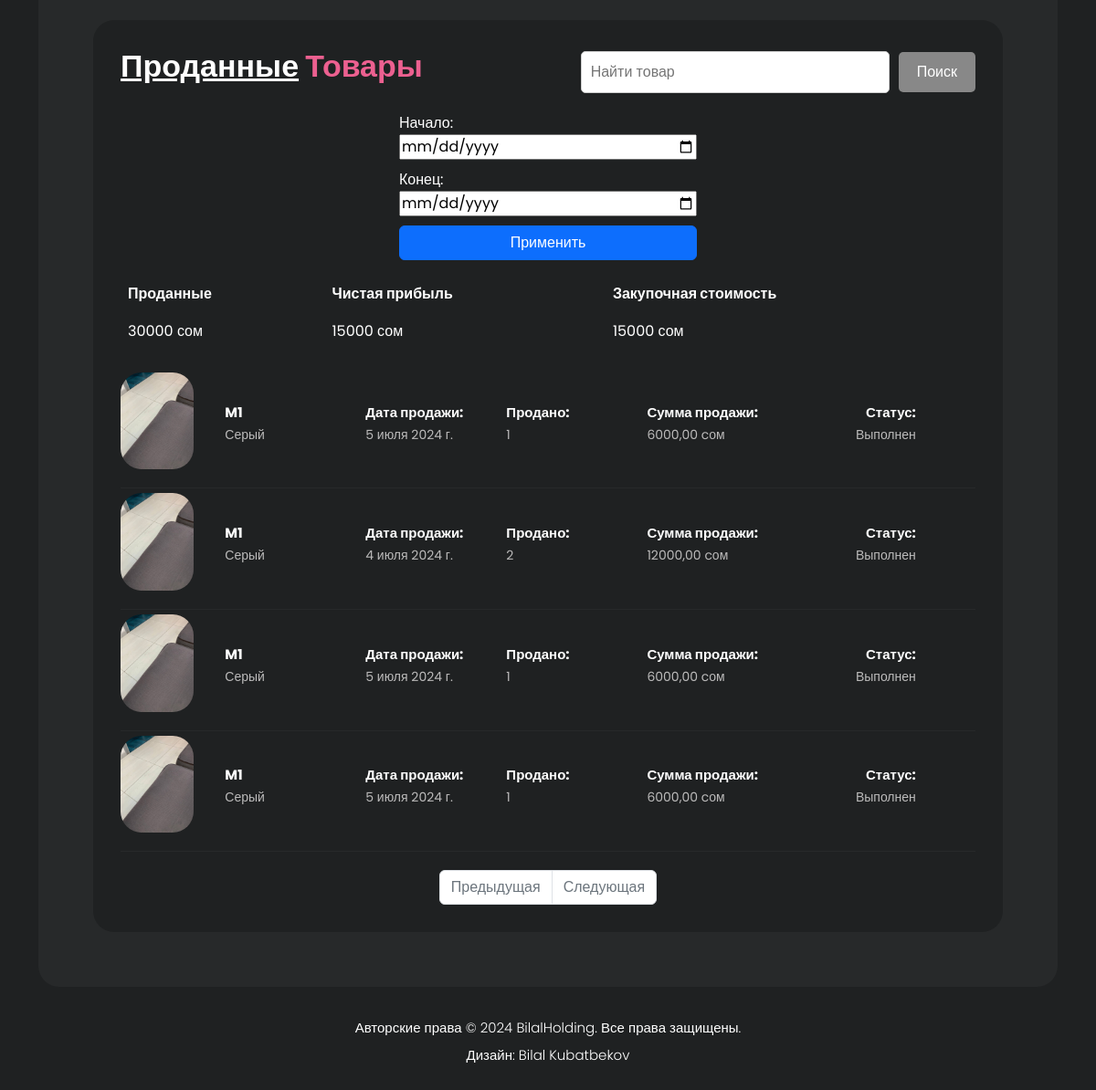
The page /product_report_list/ (signed in, lower part) on the database as committed earlier.
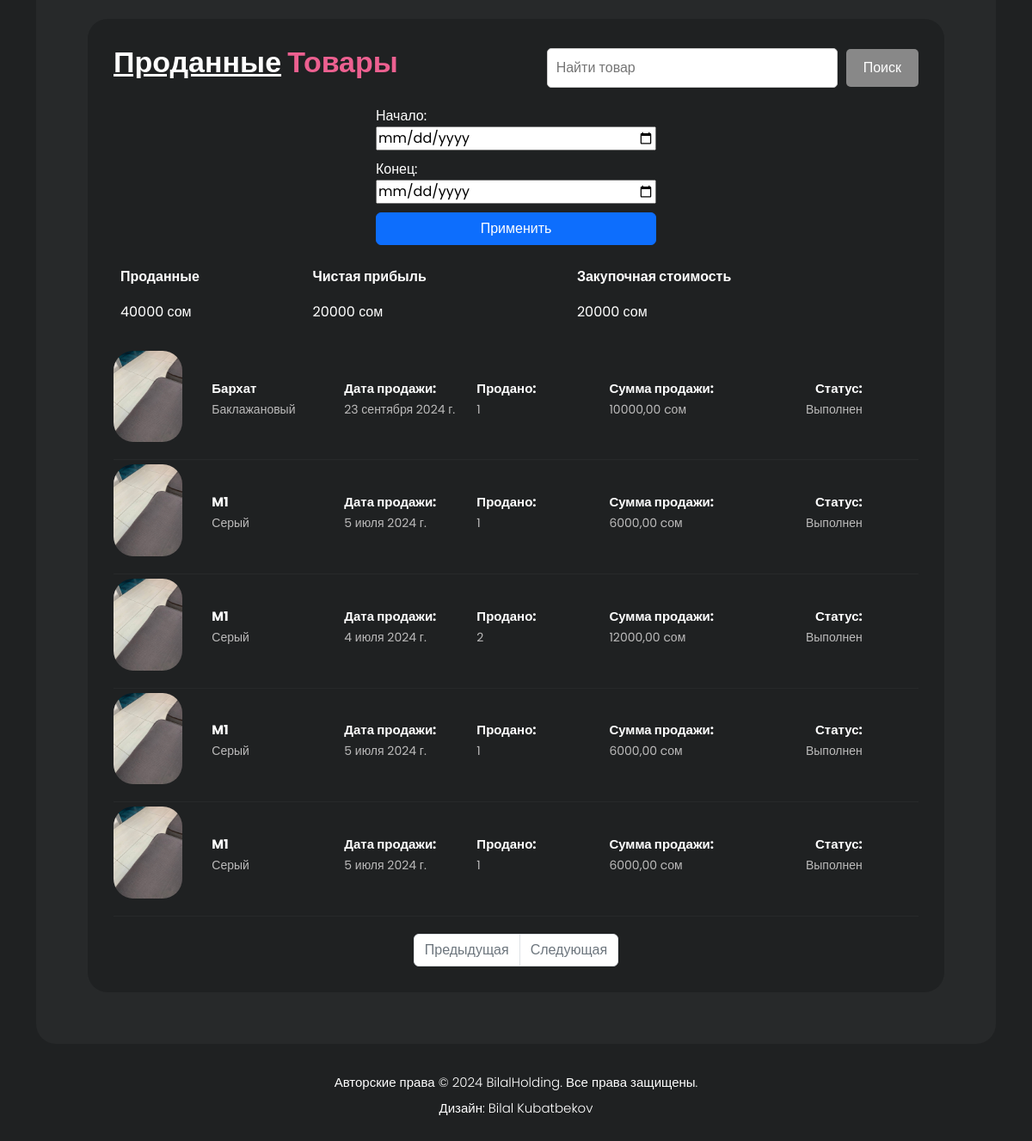
The same page on the database as committed later.
### product/models.py (models this page shows, shortened)
class SoldProduct(models.Model):
    product = models.ForeignKey(
        Product,
        on_delete=models.PROTECT,
        verbose_name='Товар'
    )
    quantity = models.PositiveSmallIntegerField(
        verbose_name='Количество проданного товара'
    )
    total_price = models.DecimalField(
        max_digits=12,
        decimal_places=2,
        verbose_name='Сумма продажи'
    )
    sale_date = models.DateField(
        verbose_name='Дата продажи товара'
    )
    description = models.TextField(
        verbose_name='Описание товара',
        blank=True,
        null=True,
        help_text='Не обязательно'
    )
    created_date = models.DateField(
        auto_now_add=True,
        verbose_name='Дата создания объекта'
    )
    status = models.PositiveSmallIntegerField(
        choices=(
            (1, 'Выполнен'),
            (2, 'Отказано'),
            (3, 'В рассрочку'),
        ),
        default=1,
        verbose_name='Статус продажи'
    )
    class Meta:
        verbose_name = 'Проданный товар'
        verbose_name_plural = 'Проданные товары'

class Product(models.Model):
    title = models.CharField(
        max_length=223,
        verbose_name='Название товара'
    )
    color = models.CharField(
        max_length=223,
        verbose_name='Цвет товара'
    )
    image = models.ImageField(
        upload_to='media/product_cover',
        verbose_name='Фото товара',
        blank=True,
        null=True,
        default='media/product_cover/default_photo.jpeg'
    )
    description = models.TextField(
        verbose_name='Описание товара',
        blank=True,
        null=True,
        help_text='Не обязательно'
    )
    quantity = models.PositiveSmallIntegerField(
        verbose_name='Количество товара'
    )
    purchase_price = models.DecimalField(
        max_digits=12,
        decimal_places=2,
        default=0.00,
        verbose_name='Закупочная цена товара (в количестве 1-ой штуки)'
    )
    storage_location = models.ForeignKey(
        StorageLocation,
        on_delete=models.PROTECT,
        verbose_name='Место хранения товара'
    )
    sale_price = models.DecimalField(
        max_digits=12,
        decimal_places=2,
        default=0.00,
        verbose_name='Цена продажи товара (в количестве 1-ой штуки)'
    )
    delivery_date = models.DateField(
        verbose_name='Дата завоза товара'
    )
    created_date = models.DateField(
        auto_now_add=True,
        verbose_name='Дата создания объекта'
    )
    class Meta:
        verbose_name = 'Товар'
        verbose_name_plural = 'Товары'

### product/views.py (the view)
# urls.py: path('product_report_list/', views.product_report_list_view, name='report'),
@login_required(login_url='login')
def product_report_list_view(request):
    sold_products = SoldProduct.objects.all().order_by('-id')
    start_date = request.GET.get('start_date')
    end_date = request.GET.get('end_date', now().strftime('%Y-%m-%d'))
    if start_date:
        sold_products = sold_products.filter(sale_date__gte=start_date)
    if end_date:
        sold_products = sold_products.filter(sale_date__lte=end_date)
    total_sold_price = sold_products.aggregate(total=Sum('total_price'))['total']
    total_purchase_cost = sold_products.annotate(
        total_cost=F('product__purchase_price') * F('quantity')
    ).aggregate(total=Sum('total_cost'))['total']
    net_profit = total_sold_price - total_purchase_cost if total_sold_price and total_purchase_cost else 0
    context = {
        'sold_products': sold_products,
        'total_purchase_cost': total_purchase_cost,
        'total_sold_price': total_sold_price,
        'net_profit': net_profit,
        'request': request,  # Передаём объект запроса для доступа к параметрам GET
    }
    return render(
        request=request,
        template_name='product/report.html',
        context=context
    )

### product/templates/product/report.html (shortened to what the changed rows need)
{% extends 'base.html' %}
{% load static %}
{% block content %}
  <div class="container">
    <div class="row">
      <div class="col-lg-12">
        <div class="page-content">
          <div class="gaming-library">
            <div class="col-lg-12">
              <div class="heading-section">
                <table class="table table-borderless">
                  <thead>
                    <tr>
                      <th style="color: white;">Проданные</th>
                      <th style="color: white;">Чистая прибыль</th>
                      <th style="color: white;">Закупочная стоимость</th>
                    </tr>
                  </thead>
                  <tbody>
                    <tr>
                      <td style="color: white;">{{ total_sold_price }} сом</td>
                      <td style="color: white;">{{ net_profit }} сом</td>
                      <td style="color: white;">{{ total_purchase_cost }} сом</td>
                    </tr>
                  </tbody>
                </table>
              </div>
              <br>
              {% for sold_product in sold_products %}
              <a href="{% url 'sold_product_detail' sold_product.id %}">
                <div class="item">
                  <ul>
                    <li><img src="{{ sold_product.product.image.url }}" alt="" class="templatemo-item"></li>
                    <li><h4>{{ sold_product.product.title }}</h4><span>{{ sold_product.product.color }}</span></li>
                    <li><h4>Дата продажи:</h4><span>{{ sold_product.sale_date }}</span></li>
                    <li><h4>Продано:</h4><span>{{ sold_product.quantity }}</span></li>
                    <li><h4>Сумма продажи:</h4><span>{{ sold_product.total_price }} cом</span></li>
                    <li><h4>Статус:</h4><span>{{ sold_product.get_status_display }}</span></li>
                  </ul>
                </div>
              </a>
              {% endfor %}
            </div>
          </div>
        </div>
      </div>
    </div>
  </div>
{% endblock %}

Rows that differ between the two databases and show on the page:
added SoldProduct: product.image (picture), product "Бархат", product.color "Баклажановый", sale_date "23 сентября 2024 г.", quantity "1", total_price "10000,00", status "Выполнен"
Other text that changed with them:
{{ total_sold_price }}: "30000" → "40000"
{{ net_profit }}: "15000" → "20000"
{{ total_purchase_cost }}: "15000" → "20000"
